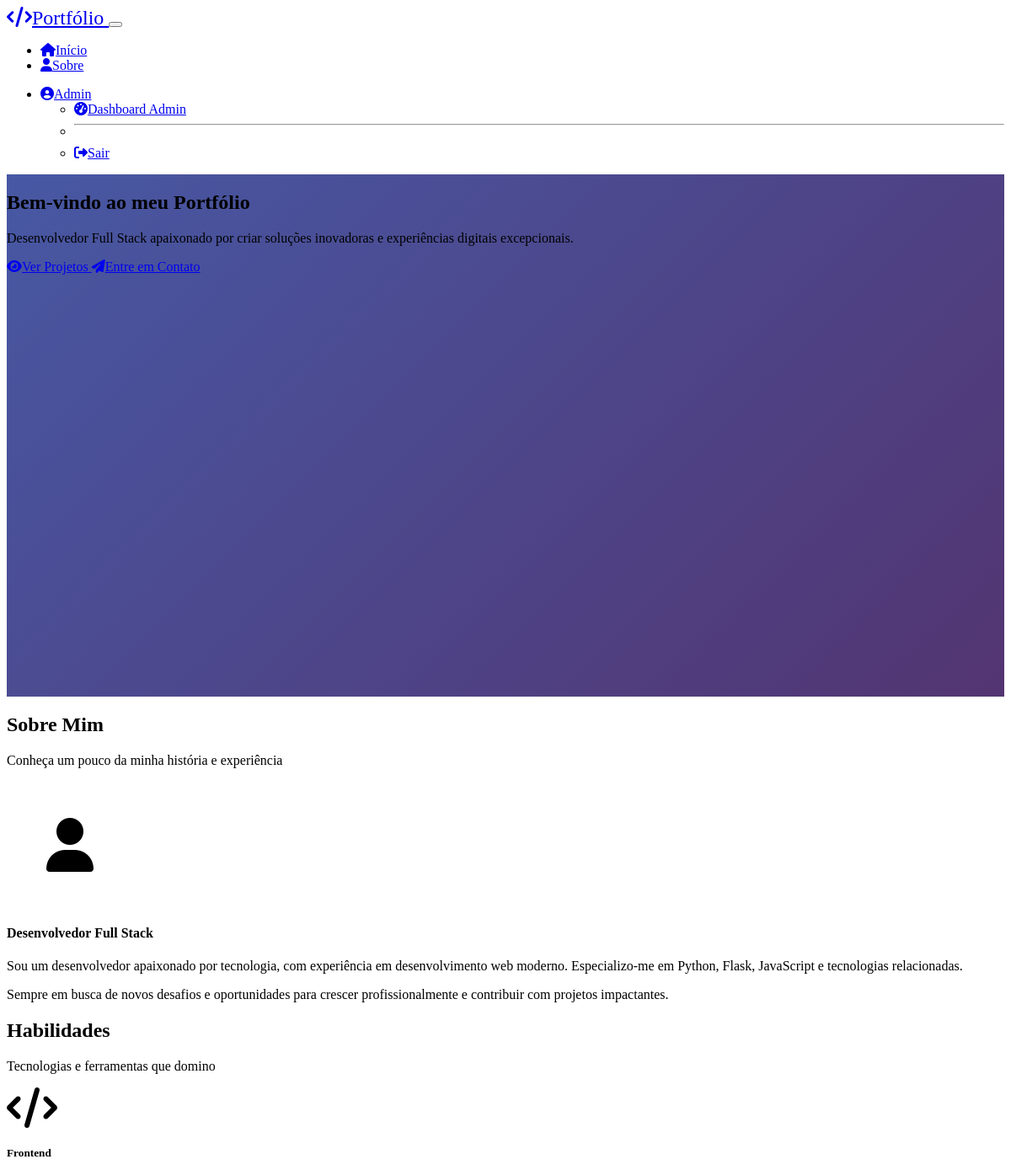
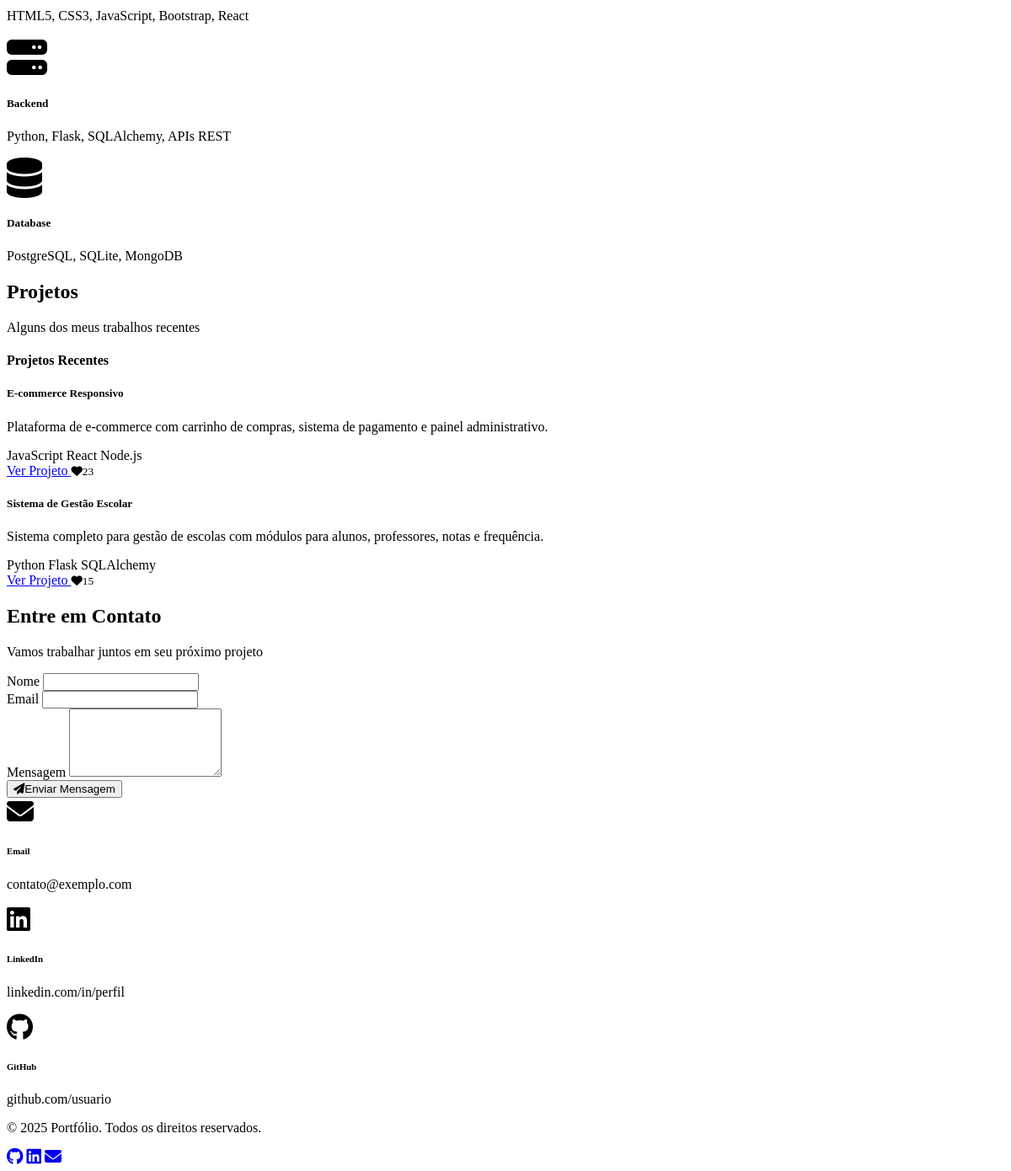
Screenshot of / (signed in) with the database file from the repository (2 pictures, top to bottom).
### models.py (models this page shows, shortened)
class Project(db.Model):
    id = db.Column(db.Integer, primary_key=True)
    titulo = db.Column(db.String(100), nullable=False)
    descricao = db.Column(db.Text, nullable=False)
    imagem_url = db.Column(db.String(200))
    tags = db.Column(db.String(200))  # Comma-separated tags
    status = db.Column(db.String(20), nullable=False, default='draft')  # 'draft' or 'published'
    likes_count = db.Column(db.Integer, default=0)
    criado_em = db.Column(db.DateTime, default=datetime.utcnow)
    atualizado_em = db.Column(db.DateTime, default=datetime.utcnow, onupdate=datetime.utcnow)
    user_id = db.Column(db.Integer, db.ForeignKey('user.id'), nullable=False)
    comments = db.relationship('Comment', backref='project', lazy=True, cascade='all, delete-orphan')
    likes = db.relationship('Like', backref='project', lazy=True, cascade='all, delete-orphan')

### routes.py (the view)
@main_bp.route('/')
def index():
    recent_projects = Project.query.filter_by(status='published').order_by(desc(Project.criado_em)).limit(6).all()
    popular_projects = Project.query.filter_by(status='published').order_by(desc(Project.likes_count)).limit(6).all()
    return render_template('index.html', recent_projects=recent_projects, popular_projects=popular_projects)

### templates/index.html (shortened to what this page needs)
{% extends "base.html" %}
{% block content %}
<section class="hero-section bg-gradient py-5">
    <div class="container">
        <div class="row align-items-center min-vh-75">
            <div class="col-lg-8 mx-auto text-center">
                <div class="hero-content">
                    <h1 class="display-4 fw-bold mb-4 text-primary">
                        Bem-vindo ao meu Portfólio
                    </h1>
                    <p class="lead mb-4 text-muted">
                        Desenvolvedor Full Stack apaixonado por criar soluções inovadoras e experiências digitais excepcionais.
                    </p>
                    <div class="hero-buttons">
                        <a href="#projetos" class="btn btn-primary btn-lg me-3">
                            <i class="fas fa-eye me-2"></i>Ver Projetos
                        </a>
                        <a href="#contato" class="btn btn-outline-secondary btn-lg">
                            <i class="fas fa-paper-plane me-2"></i>Entre em Contato
                        </a>
                    </div>
                </div>
            </div>
        </div>
    </div>
</section>
<section id="sobre" class="py-5">
    <div class="container">
        <div class="row">
            <div class="col-lg-8 mx-auto">
                <div class="text-center mb-5">
                    <h2 class="display-5 fw-bold">Sobre Mim</h2>
                    <p class="text-muted">Conheça um pouco da minha história e experiência</p>
                </div>
                <div class="card bg-dark border-secondary">
                    <div class="card-body p-4">
                        <div class="row align-items-center">
                            <div class="col-md-4 text-center mb-4 mb-md-0">
                                <div class="profile-placeholder bg-secondary rounded-circle mx-auto mb-3" style="width: 150px; height: 150px; display: flex; align-items: center; justify-content: center;">
                                    <i class="fas fa-user fa-4x text-muted"></i>
                                </div>
                            </div>
                            <div class="col-md-8">
                                <h4 class="mb-3">Desenvolvedor Full Stack</h4>
                                <p class="text-muted mb-3">
                                    Sou um desenvolvedor apaixonado por tecnologia, com experiência em desenvolvimento web
                                    moderno. Especializo-me em Python, Flask, JavaScript e tecnologias relacionadas.
                                </p>
                                <p class="text-muted">
                                    Sempre em busca de novos desafios e oportunidades para crescer profissionalmente
                                    e contribuir com projetos impactantes.
                                </p>
                            </div>
                        </div>
                    </div>
                </div>
            </div>
        </div>
    </div>
</section>
<section id="habilidades" class="py-5 bg-dark">
    <div class="container">
        <div class="text-center mb-5">
            <h2 class="display-5 fw-bold">Habilidades</h2>
            <p class="text-muted">Tecnologias e ferramentas que domino</p>
        </div>
        <div class="row g-4">
            <div class="col-md-4">
                <div class="card bg-secondary border-0 h-100">
                    <div class="card-body text-center">
                        <i class="fas fa-code fa-3x text-primary mb-3"></i>
                        <h5 class="card-title">Frontend</h5>
                        <p class="card-text text-muted">HTML5, CSS3, JavaScript, Bootstrap, React</p>
                    </div>
                </div>
            </div>
            <div class="col-md-4">
                <div class="card bg-secondary border-0 h-100">
                    <div class="card-body text-center">
                        <i class="fas fa-server fa-3x text-success mb-3"></i>
                        <h5 class="card-title">Backend</h5>
                        <p class="card-text text-muted">Python, Flask, SQLAlchemy, APIs REST</p>
                    </div>
                </div>
            </div>
            <div class="col-md-4">
                <div class="card bg-secondary border-0 h-100">
                    <div class="card-body text-center">
                        <i class="fas fa-database fa-3x text-warning mb-3"></i>
                        <h5 class="card-title">Database</h5>
                        <p class="card-text text-muted">PostgreSQL, SQLite, MongoDB</p>
                    </div>
                </div>
            </div>
        </div>
    </div>
</section>
<section id="projetos" class="py-5">
    <div class="container">
        <div class="text-center mb-5">
            <h2 class="display-5 fw-bold">Projetos</h2>
            <p class="text-muted">Alguns dos meus trabalhos recentes</p>
        </div>
        {% if recent_projects %}
        <div class="mb-5">
            <h4 class="mb-4">Projetos Recentes</h4>
            <div class="row">
                {% for project in recent_projects %}
                <div class="col-md-6 col-lg-4 mb-4">
                    <div class="card bg-dark border-secondary h-100">
                        <div class="card-body d-flex flex-column">
                            <h5 class="card-title">{{ project.titulo }}</h5>
                            <p class="card-text flex-grow-1">{{ project.descricao[:100] }}{% if project.descricao|length > 100 %}...{% endif %}</p>
                            {% if project.tags %}
                            <div class="mb-2">
                                {% for tag in project.tags.split(',')[:3] %}
                                <span class="badge bg-secondary me-1">{{ tag.strip() }}</span>
                                {% endfor %}
                            </div>
                            {% endif %}
                            <div class="d-flex justify-content-between align-items-center">
                                <a href="{{ url_for('main.project_detail', id=project.id) }}" class="btn btn-primary btn-sm">
                                    Ver Projeto
                                </a>
                                <small class="text-muted">
                                    <i class="fas fa-heart me-1"></i>{{ project.likes_count }}
                                </small>
                            </div>
                        </div>
                    </div>
                </div>
                {% endfor %}
            </div>
        </div>
        {% endif %}
    </div>
</section>
<section id="contato" class="py-5 bg-dark">
    <div class="container">
        <div class="text-center mb-5">
            <h2 class="display-5 fw-bold">Entre em Contato</h2>
            <p class="text-muted">Vamos trabalhar juntos em seu próximo projeto</p>
        </div>
        <div class="row">
            <div class="col-lg-8 mx-auto">
                <div class="card bg-secondary border-0">
                    <div class="card-body p-4">
                        <form id="contactForm">
                            <div class="row g-3">
                                <div class="col-md-6">
                                    <label for="name" class="form-label">Nome</label>
                                    <input type="text" class="form-control" id="name" name="name" required>
                                </div>
                                <div class="col-md-6">
                                    <label for="email" class="form-label">Email</label>
                                    <input type="email" class="form-control" id="email" name="email" required>
                                </div>
                                <div class="col-12">
                                    <label for="message" class="form-label">Mensagem</label>
                                    <textarea class="form-control" id="message" name="message" rows="5" required></textarea>
                                </div>
                                <div class="col-12 text-center">
                                    <button type="submit" class="btn btn-primary btn-lg">
                                        <i class="fas fa-paper-plane me-2"></i>Enviar Mensagem
                                    </button>
                                </div>
                            </div>
                        </form>
                    </div>
                </div>
                <div class="row mt-4 text-center">
                    <div class="col-md-4">
                        <div class="contact-info">
                            <i class="fas fa-envelope fa-2x text-primary mb-2"></i>
                            <h6>Email</h6>
                            <p class="text-muted">contato@exemplo.com</p>
                        </div>
                    </div>
                    <div class="col-md-4">
                        <div class="contact-info">
                            <i class="fab fa-linkedin fa-2x text-primary mb-2"></i>
                            <h6>LinkedIn</h6>
                            <p class="text-muted">linkedin.com/in/perfil</p>
                        </div>
                    </div>
                    <div class="col-md-4">
                        <div class="contact-info">
                            <i class="fab fa-github fa-2x text-primary mb-2"></i>
                            <h6>GitHub</h6>
                            <p class="text-muted">github.com/usuario</p>
                        </div>
                    </div>
                </div>
            </div>
        </div>
    </div>
</section>
{% endblock %}

### static/css/style.css (style rules this page uses)
:root { --hero-gradient: linear-gradient(135deg, #667eea 0%, #764ba2 100%); }
.hero-section { background: var(--hero-gradient); position: relative; overflow: hidden; }
.hero-section::before { content: ''; position: absolute; top: 0; left: 0; right: 0; bottom: 0; background: rgba(0, 0, 0, 0.3); z-index: 1; }
.hero-content { position: relative; z-index: 2; }
.min-vh-75 { min-height: 75vh; }
.card { transition: transform 0.3s ease, box-shadow 0.3s ease; }
.btn { font-weight: 500; transition: all 0.3s ease; }
.contact-info i { transition: transform 0.3s ease; }
html { scroll-behavior: smooth; }
section { scroll-margin-top: 76px; }
.bg-gradient { background: var(--hero-gradient) !important; }
.fade-in-up { animation: fadeInUp 0.6s ease-out; }

### rows the page displays
Project: titulo "E-commerce Responsivo", descricao "Plataforma de e-commerce com carrinho de compras, sistema de pagamento e painel administrativo.", strip "JavaScript" "React" "Node.js", likes_count "23"
Project: titulo "Sistema de Gestão Escolar", descricao "Sistema completo para gestão de escolas com módulos para alunos, professores, notas e frequência.", strip "Python" "Flask" "SQLAlchemy", likes_count "15"

### other values shown
{{ session.user_name }} "Admin"
{{ current_year or 2025 }} "2025"
